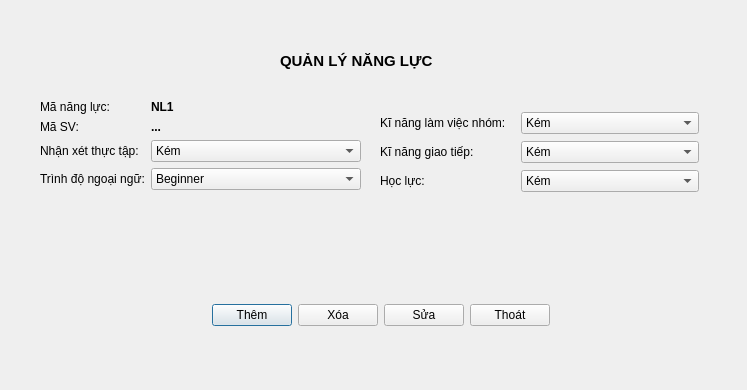
<?xml version="1.0" encoding="UTF-8"?>
<ui version="4.0">
 <class>Dialog</class>
 <widget class="QDialog" name="Dialog">
  <property name="geometry">
   <rect>
    <x>0</x>
    <y>0</y>
    <width>747</width>
    <height>390</height>
   </rect>
  </property>
  <property name="windowTitle">
   <string>Dialog</string>
  </property>
  <widget class="QWidget" name="formLayoutWidget">
   <property name="geometry">
    <rect>
     <x>40</x>
     <y>100</y>
     <width>321</width>
     <height>121</height>
    </rect>
   </property>
   <layout class="QFormLayout" name="formLayout_2">
    <item row="0" column="0">
     <widget class="QLabel" name="mGVLabel">
      <property name="text">
       <string>Mã năng lực:</string>
      </property>
     </widget>
    </item>
    <item row="0" column="1">
     <widget class="QLabel" name="label">
      <property name="font">
       <font>
        <weight>75</weight>
        <bold>true</bold>
       </font>
      </property>
      <property name="text">
       <string>NL1</string>
      </property>
     </widget>
    </item>
    <item row="1" column="0">
     <widget class="QLabel" name="HTLabel">
      <property name="text">
       <string>Mã SV:</string>
      </property>
     </widget>
    </item>
    <item row="1" column="1">
     <widget class="QLabel" name="label_2">
      <property name="font">
       <font>
        <weight>75</weight>
        <bold>true</bold>
       </font>
      </property>
      <property name="text">
       <string>...</string>
      </property>
     </widget>
    </item>
    <item row="4" column="0">
     <layout class="QVBoxLayout" name="verticalLayout_3"/>
    </item>
    <item row="2" column="0">
     <widget class="QLabel" name="HTLabel_2">
      <property name="text">
       <string>Nhận xét thực tập:</string>
      </property>
     </widget>
    </item>
    <item row="2" column="1">
     <widget class="QComboBox" name="dYCCMNComboBox_2">
      <item>
       <property name="text">
        <string>Kém</string>
       </property>
      </item>
      <item>
       <property name="text">
        <string>Trung Bình</string>
       </property>
      </item>
      <item>
       <property name="text">
        <string>Khá</string>
       </property>
      </item>
      <item>
       <property name="text">
        <string>Tốt</string>
       </property>
      </item>
     </widget>
    </item>
    <item row="3" column="0">
     <widget class="QLabel" name="hCHMLabel_2">
      <property name="text">
       <string>Trình độ ngoại ngữ:</string>
      </property>
     </widget>
    </item>
    <item row="3" column="1">
     <widget class="QComboBox" name="dYCCMNComboBox_3">
      <item>
       <property name="text">
        <string>Beginner</string>
       </property>
      </item>
      <item>
       <property name="text">
        <string>Elementary</string>
       </property>
      </item>
      <item>
       <property name="text">
        <string>Pre-Intermediate</string>
       </property>
      </item>
      <item>
       <property name="text">
        <string>Intermediate</string>
       </property>
      </item>
      <item>
       <property name="text">
        <string>Upper-Intermediate</string>
       </property>
      </item>
      <item>
       <property name="text">
        <string>Advanced</string>
       </property>
      </item>
     </widget>
    </item>
   </layout>
  </widget>
  <widget class="QLabel" name="label_4">
   <property name="geometry">
    <rect>
     <x>280</x>
     <y>50</y>
     <width>351</width>
     <height>22</height>
    </rect>
   </property>
   <property name="font">
    <font>
     <pointsize>11</pointsize>
     <weight>75</weight>
     <bold>true</bold>
    </font>
   </property>
   <property name="text">
    <string>QUẢN LÝ NĂNG LỰC</string>
   </property>
  </widget>
  <widget class="QWidget" name="horizontalLayoutWidget_2">
   <property name="geometry">
    <rect>
     <x>40</x>
     <y>300</y>
     <width>681</width>
     <height>30</height>
    </rect>
   </property>
   <layout class="QHBoxLayout" name="horizontalLayout_3">
    <item>
     <spacer name="horizontalSpacer_3">
      <property name="orientation">
       <enum>Qt::Horizontal</enum>
      </property>
      <property name="sizeHint" stdset="0">
       <size>
        <width>40</width>
        <height>20</height>
       </size>
      </property>
     </spacer>
    </item>
    <item>
     <widget class="QPushButton" name="pushButton_9">
      <property name="text">
       <string>Thêm</string>
      </property>
     </widget>
    </item>
    <item>
     <widget class="QPushButton" name="pushButton_10">
      <property name="text">
       <string>Xóa</string>
      </property>
     </widget>
    </item>
    <item>
     <widget class="QPushButton" name="pushButton_11">
      <property name="text">
       <string>Sửa</string>
      </property>
     </widget>
    </item>
    <item>
     <widget class="QPushButton" name="pushButton_12">
      <property name="text">
       <string>Thoát</string>
      </property>
     </widget>
    </item>
    <item>
     <spacer name="horizontalSpacer_4">
      <property name="orientation">
       <enum>Qt::Horizontal</enum>
      </property>
      <property name="sizeHint" stdset="0">
       <size>
        <width>40</width>
        <height>20</height>
       </size>
      </property>
     </spacer>
    </item>
   </layout>
  </widget>
  <widget class="QComboBox" name="dYCCMNComboBox_6">
   <property name="geometry">
    <rect>
     <x>521</x>
     <y>170</y>
     <width>178</width>
     <height>22</height>
    </rect>
   </property>
   <item>
    <property name="text">
     <string>Kém</string>
    </property>
   </item>
   <item>
    <property name="text">
     <string>Trung Bình</string>
    </property>
   </item>
   <item>
    <property name="text">
     <string>Khá</string>
    </property>
   </item>
   <item>
    <property name="text">
     <string>Tốt</string>
    </property>
   </item>
  </widget>
  <widget class="QComboBox" name="dYCCMNComboBox_4">
   <property name="geometry">
    <rect>
     <x>521</x>
     <y>112</y>
     <width>178</width>
     <height>22</height>
    </rect>
   </property>
   <item>
    <property name="text">
     <string>Kém</string>
    </property>
   </item>
   <item>
    <property name="text">
     <string>Trung Bình</string>
    </property>
   </item>
   <item>
    <property name="text">
     <string>Khá</string>
    </property>
   </item>
   <item>
    <property name="text">
     <string>Tốt</string>
    </property>
   </item>
  </widget>
  <widget class="QComboBox" name="dYCCMNComboBox_5">
   <property name="geometry">
    <rect>
     <x>521</x>
     <y>141</y>
     <width>178</width>
     <height>22</height>
    </rect>
   </property>
   <item>
    <property name="text">
     <string>Kém</string>
    </property>
   </item>
   <item>
    <property name="text">
     <string>Trung Bình</string>
    </property>
   </item>
   <item>
    <property name="text">
     <string>Khá</string>
    </property>
   </item>
   <item>
    <property name="text">
     <string>Tốt</string>
    </property>
   </item>
  </widget>
  <widget class="QLabel" name="namLabel_2">
   <property name="geometry">
    <rect>
     <x>380</x>
     <y>112</y>
     <width>134</width>
     <height>22</height>
    </rect>
   </property>
   <property name="text">
    <string>Kĩ năng làm việc nhóm:</string>
   </property>
  </widget>
  <widget class="QLabel" name="namLabel_3">
   <property name="geometry">
    <rect>
     <x>380</x>
     <y>141</y>
     <width>100</width>
     <height>22</height>
    </rect>
   </property>
   <property name="text">
    <string>Kĩ năng giao tiếp:</string>
   </property>
  </widget>
  <widget class="QLabel" name="namLabel_4">
   <property name="geometry">
    <rect>
     <x>380</x>
     <y>170</y>
     <width>47</width>
     <height>22</height>
    </rect>
   </property>
   <property name="text">
    <string>Học lực:</string>
   </property>
  </widget>
 </widget>
 <resources/>
 <connections/>
</ui>
